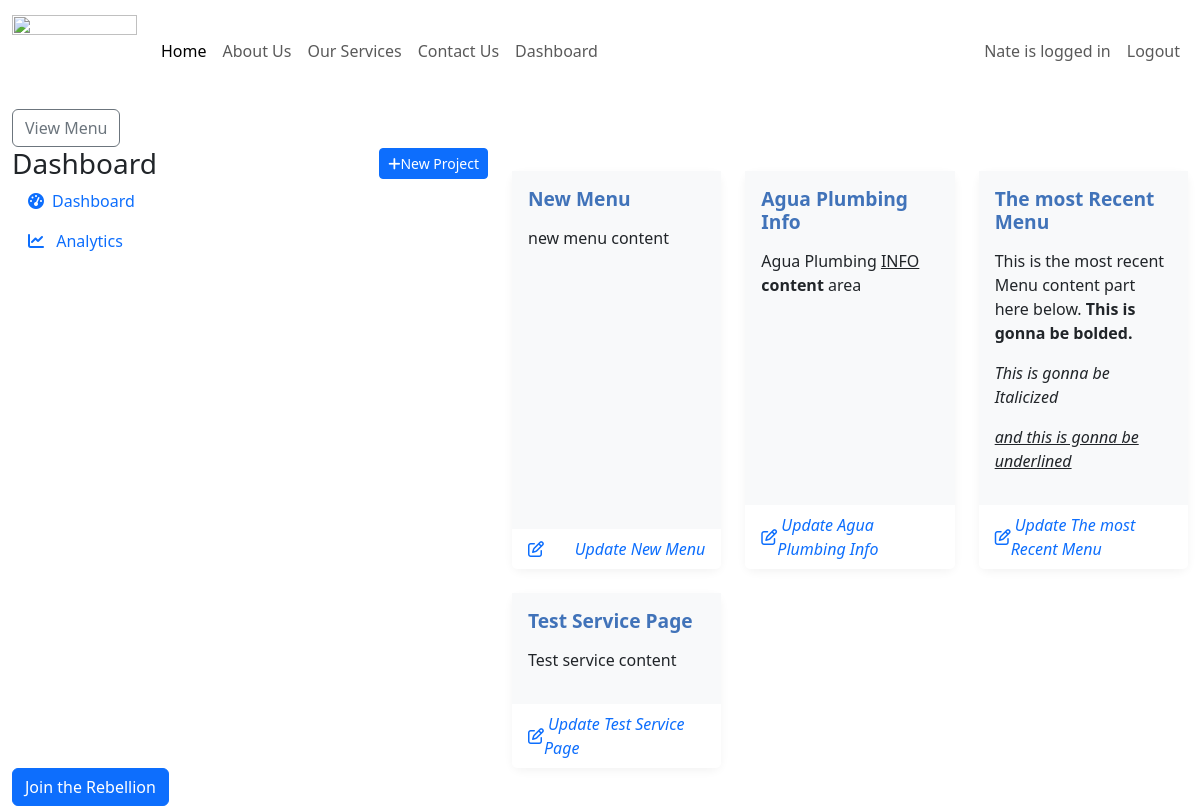
The app's page /dashboard/ (signed in), older data.
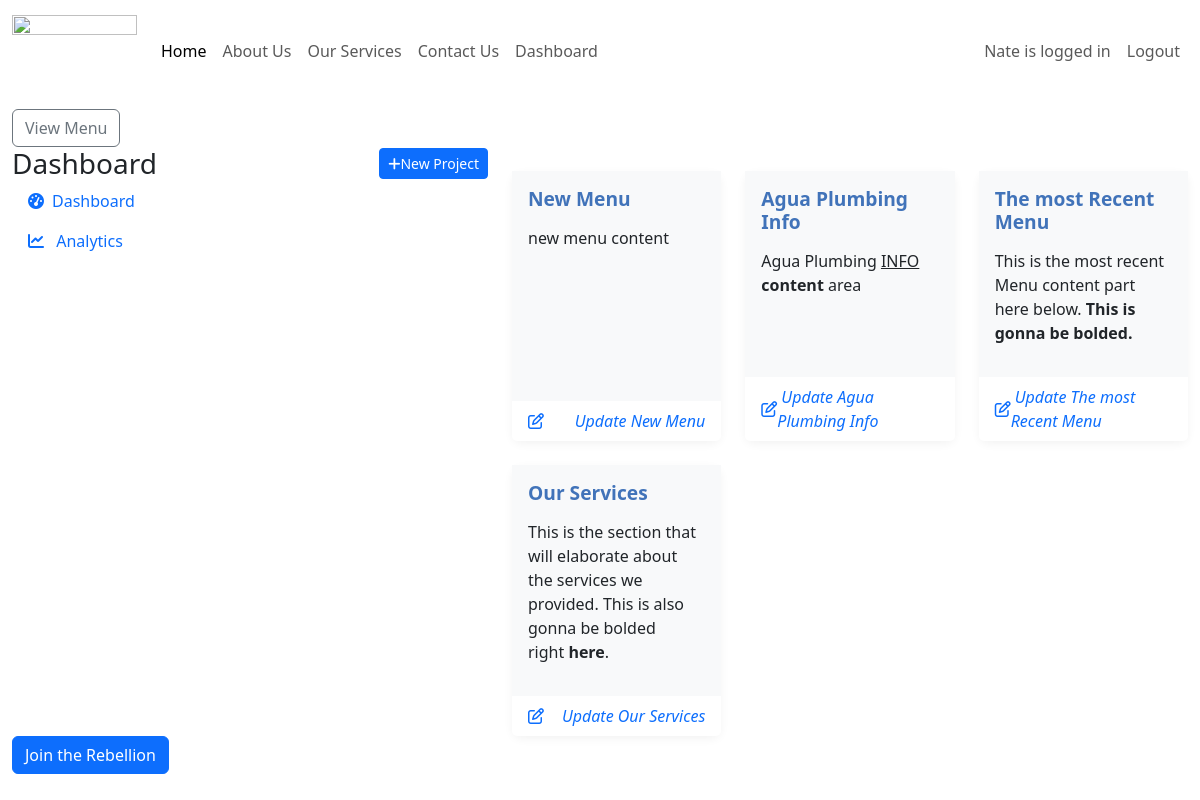
The same page, newer data.
### base/models.py (models this page shows, shortened)
class Menu(models.Model):
    title = models.CharField(max_length=100)
    content = RichTextUploadingField(blank=True, null=True)
    author = models.ForeignKey(User, on_delete= models.CASCADE)
    snippet = models.CharField(max_length=100)
    created_at = models.DateTimeField(auto_now_add= True)
    updated_at = models.DateTimeField(auto_now=True)
    slug = models.SlugField(unique=True)

class Service(models.Model):
    title = models.CharField(max_length=100)
    content = RichTextUploadingField(blank=True, null=True)
    author = models.ForeignKey(User, on_delete= models.CASCADE)
    card_number = models.IntegerField(validators=[MaxValueValidator(3)], default=0)
    created_at = models.DateTimeField(auto_now_add= True)
    updated_at = models.DateTimeField(auto_now=True)
    slug = models.SlugField(unique=True, default='new-slug')

### base/views.py (the view)
# urls.py: path('dashboard/', DashboardView.as_view(), name='dashboard'),
class DashboardView(LoginRequiredMixin, TemplateView):
    template_name = 'dashboard.html'
    def get_context_data(self, **kwargs):
        context = super().get_context_data(**kwargs)
        context['menulist'] = Menu.objects.all()
        context['aboutus'] = About.objects.first()
        context['services'] = Service.objects.all()
        return context

### base/templates/dashboard.html (shortened to what the changed rows need)
{% extends "base.html" %}
{% block content %}
<div class="container-fluid">
    <div class="row">
        <div class="col-md-7">
            <section class="menu mt-4">
                <div class="row row-cols-1 row-cols-md-3 g-4">
                    {% for menu in menulist %}
                    <div class="col">
                        <div class="card project-card h-100">
                            <div class="card-body">
                                <h5 class="card-title">{{menu.title}}</h5>
                                <p class="card-text">{{menu.content|safe}}</p>
                            </div>
                            <div class="card-footer bg-white">
                                <div class="d-flex justify-content-between align-items-center">
                                    <div class="d-flex align-items-center">
                                        <a class="text-decoration-none" href="{% url 'menu-update' menu.slug %}"><i
                                                class="fa-regular fa-pen-to-square text-primary"></i></a>
                                    </div>
                                    <div class="text-muted">
                                        <span class="ms-1 fst-italic"><a class="text-decoration-none"
                                                href="{% url 'menu-update' menu.slug %}">Update {{menu.title}}</a></span>
                                    </div>
                                </div>
                            </div>
                        </div>
                    </div>
                    {% endfor %}
                </div>
            </section>
            <section class="service mt-4">
                <div class="row row-cols-1 row-cols-md-3 g-4">
                    {% for service in services %}
                    <div class="col">
                        <div class="card project-card h-100">
                            <div class="card-body">
                                <h5 class="card-title">{{service.title}}</h5>
                                <p class="card-text">{{service.content|safe}}</p>
                            </div>
                            <div class="card-footer bg-white">
                                <div class="d-flex justify-content-between align-items-center">
                                    <div class="d-flex align-items-center">
                                        <a class="text-decoration-none"
                                            href="{% url 'service-update' service.slug %}"><i
                                                class="fa-regular fa-pen-to-square text-primary"></i></a>
                                    </div>
                                    <div class="text-muted">
                                        <span class="ms-1 fst-italic"><a class="text-decoration-none"
                                                href="{% url 'service-update' service.slug %}">Update
                                                {{service.title}}</a></span>
                                    </div>
                                </div>
                            </div>
                        </div>
                    </div>
                    {% endfor %}
                </div>
            </section>
        </div>
    </div>
</div>
{% endblock content %}

Row changes from the older to the newer data that the page shows:
changed Menu "The most Recent Menu": content "This is the most recent Menu content part here below. This is gonna be bolded. This is gonna be Italicized and this is gonna be underlined" → "This is the most recent Menu content part here below. This is gonna be bolded."
changed Service: title "Test Service Page" → "Our Services"; content "Test service content" → "This is the section that will elaborate about the services we provided. This is also gonna be bolded right here ."
